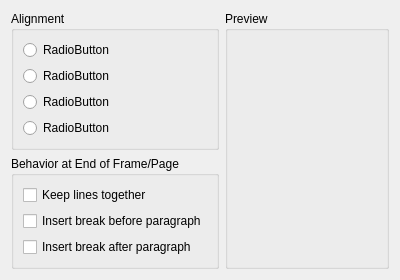
<ui version="4.0" >
 <class>ParagraphLayout</class>
 <widget class="QWidget" name="ParagraphLayout" >
  <property name="geometry" >
   <rect>
    <x>0</x>
    <y>0</y>
    <width>400</width>
    <height>273</height>
   </rect>
  </property>
  <property name="windowTitle" >
   <string>ParagraphLayout</string>
  </property>
  <layout class="QGridLayout" >
   <item row="0" column="0" >
    <widget class="QGroupBox" name="groupBox" >
     <property name="title" >
      <string>Alignment</string>
     </property>
     <layout class="QVBoxLayout" >
      <item>
       <widget class="QRadioButton" name="radioButton" >
        <property name="text" >
         <string>RadioButton</string>
        </property>
       </widget>
      </item>
      <item>
       <widget class="QRadioButton" name="radioButton_2" >
        <property name="text" >
         <string>RadioButton</string>
        </property>
       </widget>
      </item>
      <item>
       <widget class="QRadioButton" name="radioButton_3" >
        <property name="text" >
         <string>RadioButton</string>
        </property>
       </widget>
      </item>
      <item>
       <widget class="QRadioButton" name="radioButton_4" >
        <property name="text" >
         <string>RadioButton</string>
        </property>
       </widget>
      </item>
     </layout>
    </widget>
   </item>
   <item rowspan="3" row="0" column="1" >
    <widget class="QGroupBox" name="groupBox_3" >
     <property name="title" >
      <string>Preview</string>
     </property>
    </widget>
   </item>
   <item row="1" column="0" >
    <widget class="QGroupBox" name="groupBox_2" >
     <property name="title" >
      <string>Behavior at End of Frame/Page</string>
     </property>
     <layout class="QVBoxLayout" >
      <item>
       <widget class="QCheckBox" name="checkBox" >
        <property name="text" >
         <string>Keep lines together</string>
        </property>
       </widget>
      </item>
      <item>
       <widget class="QCheckBox" name="checkBox_2" >
        <property name="text" >
         <string>Insert break before paragraph</string>
        </property>
       </widget>
      </item>
      <item>
       <widget class="QCheckBox" name="checkBox_3" >
        <property name="text" >
         <string>Insert break after paragraph</string>
        </property>
       </widget>
      </item>
     </layout>
    </widget>
   </item>
   <item row="2" column="0" >
    <spacer>
     <property name="orientation" >
      <enum>Qt::Vertical</enum>
     </property>
     <property name="sizeHint" >
      <size>
       <width>20</width>
       <height>40</height>
      </size>
     </property>
    </spacer>
   </item>
  </layout>
 </widget>
 <resources/>
 <connections/>
</ui>
